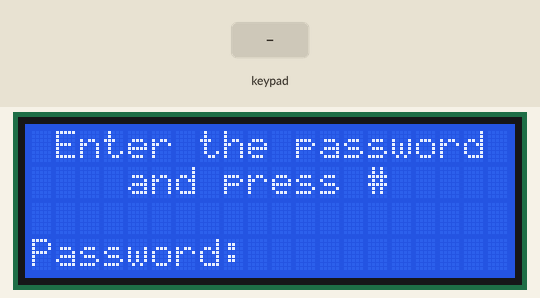
Simulated run of this program. Board: Raspberry Pi (BCM pin numbers). Shown: 20×4 character LCD. The inputs (shaded band) are chosen by the test bench. Library files of the repository ran but are not shown: __init__.py.

Above: at 2.6 s.
2.7 s: keypad keys 1 2 3 # pressed 0.4 s apart
At 5.4 s:
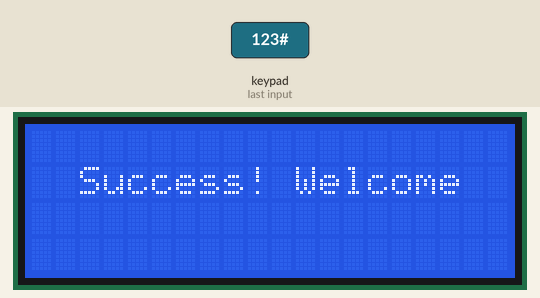
7.3 s: key '#' pressed
At 8.1 s:
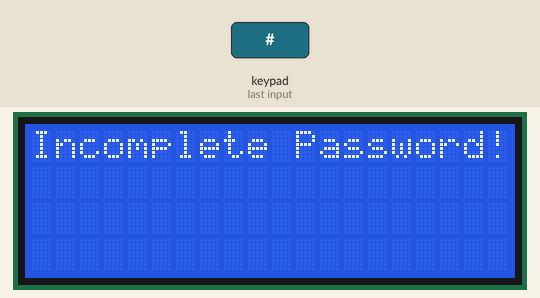
9.8 s: key 'A' pressed
At 11.0 s:
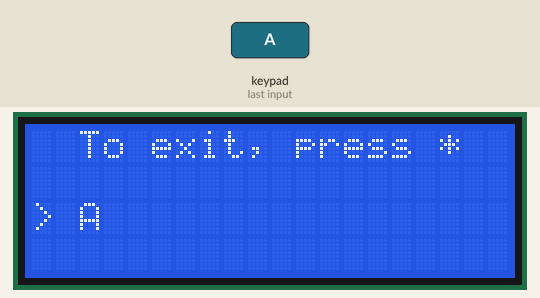
11.3 s: keypad keys 1 2 3 A pressed 0.4 s apart
At 13.6 s:
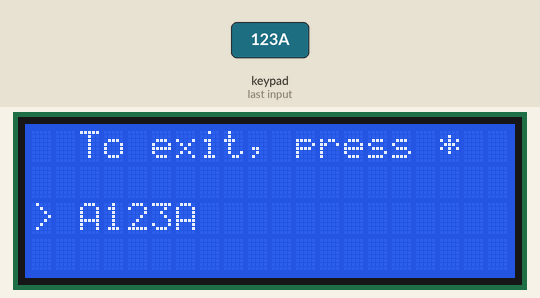
14.4 s: key 'B' pressed
At 15.1 s:
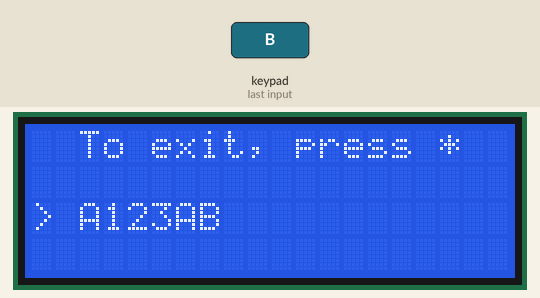
15.9 s: keypad keys 1 2 3 D pressed 0.4 s apart
At 17.7 s:
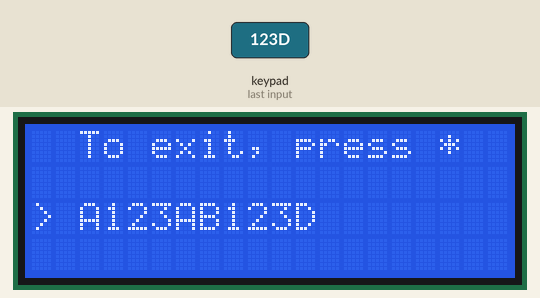
Timing chart, 0 to 19.2 s (numbered marks = the images above; inputs shaded):
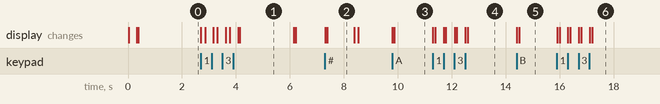

The program:

matrixKeyboard.py
```python
import RPi.GPIO as GPIO
import time
import lcddriver
from pad4pi import rpi_gpio

GPIO.setwarnings(False)

KEYPAD = [
    [1, 2, 3, "A"],
    [4, 5, 6, "B"],
    [7, 8, 9, "C"],
    ["*", 0, "#", "D"]
]

ROW_PINS = [17, 27, 22, 5]
COL_PINS = [23, 24, 25, 16]

password_length = 3
password = "123"
user_input = ""
access_granted = False

display = lcddriver.Lcd()

def cleanup():
    GPIO.cleanup()
    display.lcd_clear()

def lcd_display(data, position=2, input_password=False, input_character=False, duration=1):
    display.lcd_clear()

    if input_password:
        display.lcd_display_string(" Enter the password", 1)
        display.lcd_display_string("    and press #", 2)
        display.lcd_display_string("Password: " + user_input, 4)
        time.sleep(0.1)

    if input_character:
        display.lcd_display_string("  To exit, press *", 1)
        display.lcd_display_string("> " + user_input, 3)
        time.sleep(0.1)

    if data is not None:
        display.lcd_display_string(data, position)
    if duration is not None:
        time.sleep(duration)

def init_keypad_driver():
    factory = rpi_gpio.KeypadFactory()
    keypad = factory.create_keypad(keypad=KEYPAD, row_pins=ROW_PINS, col_pins=COL_PINS, key_delay=100)
    keypad.registerKeyPressHandler(handle_keypad_press)

def handle_keypad_press(key):
    global user_input, access_granted

    is_valid = validate_keycode(user_input)

    if key == '*':
        user_input = ""
        access_granted = False
        lcd_display(None, None, input_password=True, input_character=False)
    elif key == '#':
        if len(user_input.strip()) < password_length:
            lcd_display("Incomplete Password!", 1, input_password=False, input_character=False, duration=1)
            lcd_display(None, None, input_password=True, input_character=False)
            return

        if is_valid:
            lcd_display("  Success! Welcome", 2, input_password=False, input_character=False, duration=2)
            user_input = ""
            access_granted = True
            lcd_display(None, None, input_password=False, input_character=True)
        else:
            lcd_display(" Invalid  Password!", 3, input_password=False, input_character=False, duration=1)
            user_input = ""
            lcd_display(None, None, input_password=True, input_character=False)
    elif access_granted:
        user_input += str(key)
        lcd_display(None, None, input_password=False, input_character=True, duration=0.2)
    else:
        if len(user_input.strip()) == password_length:
            lcd_display("  Input  Exceeded!", 4, input_password=False, input_character=False, duration=1)
            lcd_display(None, None, input_password=True, input_character=False)
            return
        user_input += str(key)
        lcd_display(None, None, input_password=True, input_character=False, duration=0.2)

def validate_keycode(keycode):
    return keycode == password

def main():
    init_keypad_driver()
    lcd_display(None, None, input_password=True, input_character=False)

if __name__ == "__main__":
    try:
        main()
        while True:
            time.sleep(1)
    except KeyboardInterrupt:
        pass
    finally:
        cleanup()
```

i2c_dev.py
```python
from smbus import SMBus
from RPi.GPIO import RPI_REVISION
from time import sleep
from re import findall, match
from subprocess import check_output
from os.path import exists

# old and new versions of the RPi have swapped the two i2c buses
# they can be identified by RPI_REVISION (or check sysfs)
BUS_NUMBER = 0 if RPI_REVISION == 1 else 1

# other commands
LCD_CLEARDISPLAY = 0x01
LCD_RETURNHOME = 0x02
LCD_ENTRYMODESET = 0x04
LCD_DISPLAYCONTROL = 0x08
LCD_CURSORSHIFT = 0x10
LCD_FUNCTIONSET = 0x20
LCD_SETCGRAMADDR = 0x40
LCD_SETDDRAMADDR = 0x80

# flags for display entry mode
LCD_ENTRYRIGHT = 0x00
LCD_ENTRYLEFT = 0x02
LCD_ENTRYSHIFTINCREMENT = 0x01
LCD_ENTRYSHIFTDECREMENT = 0x00

# flags for display on/off control
LCD_DISPLAYON = 0x04
LCD_DISPLAYOFF = 0x00
LCD_CURSORON = 0x02
LCD_CURSOROFF = 0x00
LCD_BLINKON = 0x01
LCD_BLINKOFF = 0x00

# flags for display/cursor shift
LCD_DISPLAYMOVE = 0x08
LCD_CURSORMOVE = 0x00
LCD_MOVERIGHT = 0x04
LCD_MOVELEFT = 0x00

# flags for function set
LCD_8BITMODE = 0x10
LCD_4BITMODE = 0x00
LCD_2LINE = 0x08
LCD_1LINE = 0x00
LCD_5x10DOTS = 0x04
LCD_5x8DOTS = 0x00

# flags for backlight control
LCD_BACKLIGHT = 0x08
LCD_NOBACKLIGHT = 0x00

En = 0b00000100  # Enable bit
Rw = 0b00000010  # Read/Write bit
Rs = 0b00000001  # Register select bit

class I2CDevice:
    def __init__(self, addr=None, addr_default=None, bus=BUS_NUMBER):
        if not addr:
            # try autodetect address, else use default if provided
            try:
                self.addr = int('0x{}'.format(
                    findall("[0-9a-z]{2}(?!:)", check_output(['/usr/sbin/i2cdetect', '-y', str(BUS_NUMBER)]).decode())[0]), base=16) \
                    if exists('/usr/sbin/i2cdetect') else addr_default
            except:
                self.addr = addr_default
        else:
            self.addr = addr
        self.bus = SMBus(bus)

    # write a single command
    def write_cmd(self, cmd):
        self.bus.write_byte(self.addr, cmd)
        sleep(0.0001)

    # write a command and argument
    def write_cmd_arg(self, cmd, data):
        self.bus.write_byte_data(self.addr, cmd, data)
        sleep(0.0001)

    # write a block of data
    def write_block_data(self, cmd, data):
        self.bus.write_block_data(self.addr, cmd, data)
        sleep(0.0001)

    # read a single byte
    def read(self):
        return self.bus.read_byte(self.addr)

    # read
    def read_data(self, cmd):
        return self.bus.read_byte_data(self.addr, cmd)

    # read a block of data
    def read_block_data(self, cmd):
        return self.bus.read_block_data(self.addr, cmd)


class Lcd:
    def __init__(self, addr=None):
        self.addr = addr
        self.lcd = I2CDevice(addr=self.addr, addr_default=0x27)
        self.lcd_write(0x03)
        self.lcd_write(0x03)
        self.lcd_write(0x03)
        self.lcd_write(0x02)
        self.lcd_write(LCD_FUNCTIONSET | LCD_2LINE | LCD_5x8DOTS | LCD_4BITMODE)
        self.lcd_write(LCD_DISPLAYCONTROL | LCD_DISPLAYON)
        self.lcd_write(LCD_CLEARDISPLAY)
        self.lcd_write(LCD_ENTRYMODESET | LCD_ENTRYLEFT)
        sleep(0.2)

    # clocks EN to latch command
    def lcd_strobe(self, data):
        self.lcd.write_cmd(data | En | LCD_BACKLIGHT)
        sleep(.0005)
        self.lcd.write_cmd(((data & ~En) | LCD_BACKLIGHT))
        sleep(.0001)

    def lcd_write_four_bits(self, data):
        self.lcd.write_cmd(data | LCD_BACKLIGHT)
        self.lcd_strobe(data)

    # write a command to lcd
    def lcd_write(self, cmd, mode=0):
        self.lcd_write_four_bits(mode | (cmd & 0xF0))
        self.lcd_write_four_bits(mode | ((cmd << 4) & 0xF0))

    # put string function
    def lcd_display_string(self, string, line):
        if line == 1:
            self.lcd_write(0x80)
        if line == 2:
            self.lcd_write(0xC0)
        if line == 3:
            self.lcd_write(0x94)
        if line == 4:
            self.lcd_write(0xD4)
        for char in string:
            self.lcd_write(ord(char), Rs)

    # put extended string function. Extended string may contain placeholder like {0xFF} for
    # displaying the particular symbol from the symbol table
    def lcd_display_extended_string(self, string, line):
        if line == 1:
            self.lcd_write(0x80)
        if line == 2:
            self.lcd_write(0xC0)
        if line == 3:
            self.lcd_write(0x94)
        if line == 4:
            self.lcd_write(0xD4)
        # Process the string
        while string:
            # Trying to find pattern {0xFF} representing a symbol
            result = match(r'\{0[xX][0-9a-fA-F]{2}\}', string)
            if result:
                self.lcd_write(int(result.group(0)[1:-1], 16), Rs)
                string = string[6:]
            else:
                self.lcd_write(ord(string[0]), Rs)
                string = string[1:]

    # clear lcd and set to home
    def lcd_clear(self):
        self.lcd_write(LCD_CLEARDISPLAY)
        self.lcd_write(LCD_RETURNHOME)

    # backlight control (on/off)
    # options: lcd_backlight(1) = ON, lcd_backlight(0) = OFF
    def lcd_backlight(self, state):
        if state == 1:
            self.lcd.write_cmd(LCD_BACKLIGHT)
        elif state == 0:
            self.lcd.write_cmd(LCD_NOBACKLIGHT)

class CustomCharacters:
    def __init__(self, lcd):
        self.lcd = lcd
        # Data for custom character #1. Code {0x00}.
        self.char_1_data = ["11111",
                            "10001",
                            "10001",
                            "10001",
                            "10001",
                            "10001",
                            "10001",
                            "11111"]
        # Data for custom character #2. Code {0x01}
        self.char_2_data = ["11111",
                            "10001",
                            "10001",
                            "10001",
                            "10001",
                            "10001",
                            "10001",
                            "11111"]
        # Data for custom character #3. Code {0x02}
        self.char_3_data = ["11111",
                            "10001",
                            "10001",
                            "10001",
                            "10001",
                            "10001",
                            "10001",
                            "11111"]
        # Data for custom character #4. Code {0x03}
        self.char_4_data = ["11111",
                            "10001",
                            "10001",
                            "10001",
                            "10001",
                            "10001",
                            "10001",
                            "11111"]
        # Data for custom character #5. Code {0x04}
        self.char_5_data = ["11111",
                            "10001",
                            "10001",
                            "10001",
                            "10001",
                            "10001",
                            "10001",
                            "11111"]
        # Data for custom character #6. Code {0x05}
        self.char_6_data = ["11111",
                            "10001",
                            "10001",
                            "10001",
                            "10001",
                            "10001",
                            "10001",
                            "11111"]
        # Data for custom character #7. Code {0x06}
        self.char_7_data = ["11111",
                            "10001",
                            "10001",
                            "10001",
                            "10001",
                            "10001",
                            "10001",
                            "11111"]
        # Data for custom character #8. Code {0x07}
        self.char_8_data = ["11111",
                            "10001",
                            "10001",
                            "10001",
                            "10001",
                            "10001",
                            "10001",
                            "11111"]

    # load custom character data to CG RAM for later use in extended string. Data for
    # characters is hold in file custom_characters.txt in the same folder as i2c_dev.py
    # file. These custom characters can be used in printing of extended string with a
    # placeholder with desired character codes: 1st - {0x00}, 2nd - {0x01}, 3rd - {0x02},
    # 4th - {0x03}, 5th - {0x04}, 6th - {0x05}, 7th - {0x06} and 8th - {0x07}.
    def load_custom_characters_data(self):
        self.chars_list = [self.char_1_data, self.char_2_data, self.char_3_data,
                           self.char_4_data, self.char_5_data, self.char_6_data,
                           self.char_7_data, self.char_8_data]

        # commands to load character adress to RAM srarting from desired base adresses:
        char_load_cmds = [0x40, 0x48, 0x50, 0x58, 0x60, 0x68, 0x70, 0x78]
        for char_num in range(8):
            # command to start loading data into CG RAM:
            self.lcd.lcd_write(char_load_cmds[char_num])
            for line_num in range(8):
                line = self.chars_list[char_num][line_num]
                binary_str_cmd = "0b000{0}".format(line)
                self.lcd.lcd_write(int(binary_str_cmd, 2), Rs)
```

Measured:
- after the input at 2.7 s, the display: first changes at once (image 1 shows a later state)
- after the input at 7.3 s, the display: first changes at once (image 2 shows a later state)
- after the input at 9.8 s, the display: first changes at once (image 3 shows a later state)
- after the input at 11.3 s, the display: first changes at once (image 4 shows a later state)
- after the input at 14.4 s, the display: first changes at once (image 5 shows a later state)
- after the input at 15.9 s, the display: first changes at once (image 6 shows a later state)
- what the display in image 1 shows lasts 2.0 s, from 4.1 s to 6.1 s
